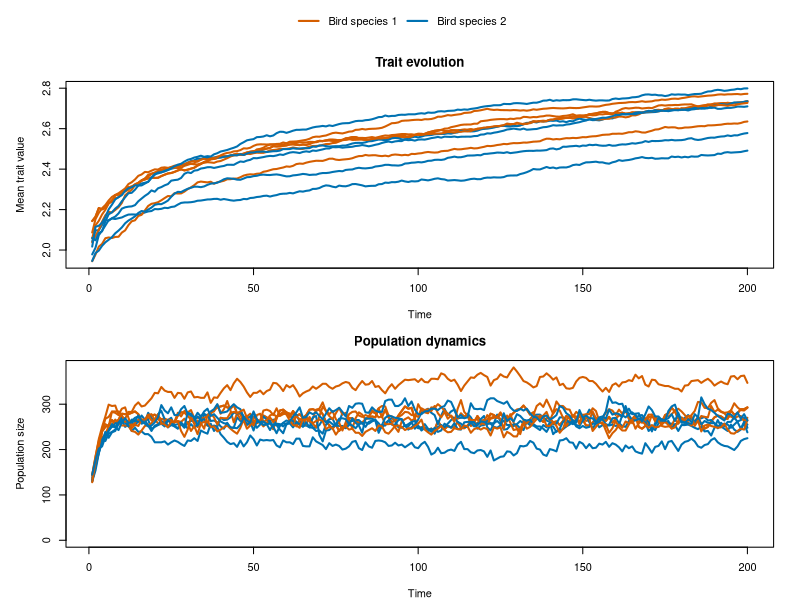

This figure's R source:
## ---- chunk 1
knitr::opts_chunk$set(echo = TRUE)
## ---- chunk 2
 bird.evol.sim = function(reps,tmax,N0,carry_cap,mean1,sd1,mean2,sd2,env_opt,
                          mutation1,mutation2,comp_rate,inv_sel_str) {
   
   # Plotting setup code
   layout(matrix(c(1, 2, 3), nrow = 3), heights = c(0.15, 1, 1))
            par(mar = c(0, 0, 0, 0))
            plot.new()
            legend('center',
                   legend = c('Bird species 1', 'Bird species 2'),
                   col = c('#D55E00', '#0072B2'),
                   lwd = 2, bty = 'n', horiz = TRUE)
            all_meantrait1 = matrix(NA, nrow = reps, ncol = tmax)
            all_meantrait2 = matrix(NA, nrow = reps, ncol = tmax)
            all_popsize1 = matrix(NA, nrow = reps, ncol = tmax)
            all_popsize2 = matrix(NA, nrow = reps, ncol = tmax)
        for (r in 1:reps) {
            # Populations/species both begin at N0 individuals
            N = N0
            # Both populations/species have carrying capacities
            K = carry_cap
            # Draw random trait values for individuals from normal distributions
            # With means of mean0 & mean1 and standard deviations given by parameters sd0 & sd1
            pop1 = rnorm(N, mean1, sd1)
            pop2 = rnorm(N, mean2, sd2)
            # Initialize vectors to save population and trait values
            # Plus trait optimum (as set by environment) and strength of selection
            # Note: because we are using the width of the selection surface as our measure of
            # strength of selection, the relationship is inverse (higher value = weaker sel.)
            popsize1 = numeric(tmax)
            popsize2 = numeric(tmax)
            meantrait1 = numeric(tmax)
            meantrait2 = numeric(tmax)
            tic = 0
            t = 0
            env_optimum = env_opt
            inverse_selection_strength = inv_sel_str
          
        
            while ((t <= tmax) && (tic == 0)) {
                # Advance time by 1
                t = t + 1
                # If either species/population goes extinct, stop 
                # Populations effectively go extinct at N = 1 due to parent necessity
                if (length(pop1) <= 1 || length(pop2) <= 1) {
                    tic = 1
                }
                # Reproduction via Poisson distribution
                # At the beginning of the sim and after each competitive cycle, surviving birds breed
                # Single draw = single chance at offspring, lambda of 1.1 to keep offspring roughly 
                # positive for surviving individuals, fecundity (lambda) is density-dependent
                lambda_eff1 = 1.1 * max(0, (1 - length(pop1) / K))^2
                lambda_eff2 = 1.1 * max(0, (1 - length(pop2) / K))^2
                offspring1 = rpois(n = length(pop1), lambda = lambda_eff1)
                offspring2 = rpois(n = length(pop2), lambda = lambda_eff2)
                
                # Assume that offspring has midpoint trait value between parents (randomly
                # drawn from 2 surviving inds.) +/- some mutation
                if (sum(offspring1) >= 1 && length(pop1) >= 2) {
                    for (i in 1:length(offspring1)) {
                        parents1 = sample(x = pop1, size = 2, replace = FALSE)
                        z_mid1 = mean(parents1)
                        epsilon1 = rnorm(offspring1[i], mean = 0, mutation1)
                        newpop1 = (z_mid1 + epsilon1)
                        pop1 = c(pop1,newpop1)
                    }
                }
                
                if (sum(offspring2) >= 1 && length(pop2) >= 2) {
                    for (i in 1:length(offspring2)) {
                        parents2 = sample(x = pop2, size = 2, replace = FALSE)
                        z_mid2 = mean(parents2)
                        epsilon2 = rnorm(offspring2[i], mean = 0, mutation2)
                        newpop2 = (z_mid2 + epsilon2)
                        pop2 = c(pop2,newpop2)
                    }
                }
                # Cap populations
                if (length(pop1) > K) pop1 = sample(pop1, K)
                if (length(pop2) > K) pop2 = sample(pop2, K)
                
                # Competition: drawing random ind. (and corresponding trait value) 
                # from a subset of each species/pop
                competition_rate = comp_rate
                n_competitions = round(min(length(pop1), length(pop2)) * competition_rate)
                for (c in 1:n_competitions) {
                  if (length(pop1) <= 1 || length(pop2) <= 1) break
                comp1 = sample(pop1, size = 1)
                comp2 = sample(pop2, size = 1)
                # Calculating win probabilities
                p_win1 = 1 - pnorm(abs(comp1 - env_optimum) / inverse_selection_strength)
                p_win2 = 1 - pnorm(abs(comp2 - env_optimum) / inverse_selection_strength)
                # Make 'em fight!
                if (runif(1) < p_win1 / (p_win1 + p_win2)) {
                    pop2 = pop2[-match(comp2, pop2)]
                    } else {
                    pop1 = pop1[-match(comp1, pop1)]
                    }
                }
                # Save population sizes to vectors
                if (t <= tmax) {
                    popsize1[t] = length(pop1)
                    popsize2[t] = length(pop2)
                    meantrait1[t] = mean(pop1)
                    meantrait2[t] = mean(pop2)
                }
            }
            last_t = min(t, tmax)
            if (last_t < tmax) {
                meantrait1[(last_t + 1):tmax] = NA
                meantrait2[(last_t + 1):tmax] = NA
                popsize1[(last_t + 1):tmax] = NA
                popsize2[(last_t + 1):tmax] = NA
            }
            all_meantrait1[r, ] = meantrait1
            all_meantrait2[r, ] = meantrait2
            all_popsize1[r, ] = popsize1
            all_popsize2[r, ] = popsize2
        }
            # Plot the results, color-blind friendly Okabe color palette
            par(mfg = c(2, 1))
            par(mar = c(4, 5, 3, 2))
            plot(all_meantrait1[1, ], type = 'l', lwd = 2,
                 ylim = c(min(c(all_meantrait1, all_meantrait2), na.rm = TRUE),
                          max(c(all_meantrait1, all_meantrait2), na.rm = TRUE)),
                 col = '#D55E00', xlab = 'Time', ylab = 'Mean trait value',
                 main = 'Trait evolution')
            for (r in 1:reps) {
                lines(all_meantrait1[r, ], lwd = 2, col = '#D55E00')
                lines(all_meantrait2[r, ], lwd = 2, col = '#0072B2')
            }

            par(mfg = c(3, 1))
            par(mar = c(4, 5, 3, 2))
            plot(all_popsize1[1, ], type = 'l', lwd = 2,
                 ylim = c(0, max(c(all_popsize1, all_popsize2), na.rm = TRUE)),
                 col = '#D55E00', xlab = 'Time', ylab = 'Population size',
                 main = 'Population dynamics')
            for (r in 1:reps) {
                lines(all_popsize1[r, ], lwd = 2, col = '#D55E00')
                lines(all_popsize2[r, ], lwd = 2, col = '#0072B2')
            }
    }

    # PARAMETERS
    # reps = number of repetitions
    # tmax = number of timesteps
    # N0 = initial population size (same for both species)
    # carry_cap = carrying capacity (same for both species)
    # mean1 = initial species 1 trait mean
    # sd1 = initial species 1 trait stdev
    # mean2 = initial species 2 trait mean
    # sd2 = initial species 2 trait stdev
    # env_opt = trait optimum as selected for by environment
    # inv_sel_str = width of selection surface (inverse to selection strength)
    # comp_rate = proportion of each population that competes in each timestep
    # mutation1 = species 1 standard trait deviation of offspring
    # mutation2 = species 2 standard trait deviation of offspring

    # RUN EVOLUTION SIMULATION
    bird.evol.sim(reps=5, tmax=200, N0=100, carry_cap=500,
                  mean1=2, sd1=0.5, 
                  mean2=2, sd2=0.5, 
                  env_opt=5, mutation1=0.05, mutation2=0.05, 
                  inv_sel_str=1, comp_rate=0.4)
